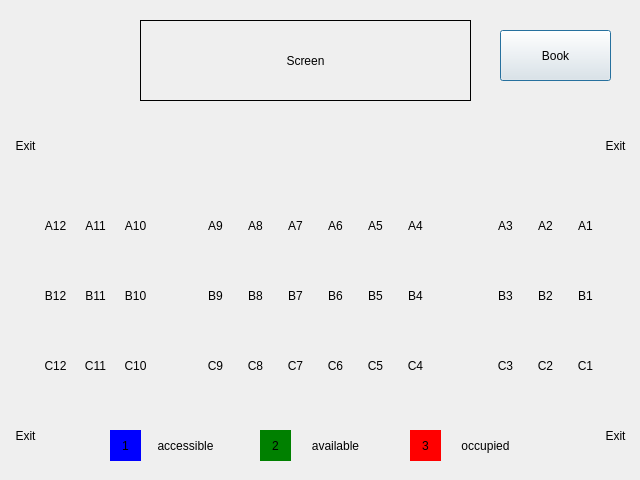
<?xml version="1.0" encoding="UTF-8"?>
<ui version="4.0">
 <class>DiamondHall</class>
 <widget class="QDialog" name="DiamondHall">
  <property name="geometry">
   <rect>
    <x>0</x>
    <y>0</y>
    <width>640</width>
    <height>480</height>
   </rect>
  </property>
  <property name="windowTitle">
   <string>Diamond Hall</string>
  </property>
  <widget class="QLabel" name="sc5">
   <property name="geometry">
    <rect>
     <x>360</x>
     <y>350</y>
     <width>31</width>
     <height>31</height>
    </rect>
   </property>
   <property name="text">
    <string>C5</string>
   </property>
   <property name="alignment">
    <set>Qt::AlignCenter</set>
   </property>
  </widget>
  <widget class="QLabel" name="sc1">
   <property name="geometry">
    <rect>
     <x>570</x>
     <y>350</y>
     <width>31</width>
     <height>31</height>
    </rect>
   </property>
   <property name="text">
    <string>C1</string>
   </property>
   <property name="alignment">
    <set>Qt::AlignCenter</set>
   </property>
  </widget>
  <widget class="QLabel" name="sc6">
   <property name="geometry">
    <rect>
     <x>320</x>
     <y>350</y>
     <width>31</width>
     <height>31</height>
    </rect>
   </property>
   <property name="text">
    <string>C6</string>
   </property>
   <property name="alignment">
    <set>Qt::AlignCenter</set>
   </property>
  </widget>
  <widget class="QLabel" name="screen">
   <property name="geometry">
    <rect>
     <x>140</x>
     <y>20</y>
     <width>331</width>
     <height>81</height>
    </rect>
   </property>
   <property name="frameShape">
    <enum>QFrame::Box</enum>
   </property>
   <property name="text">
    <string>Screen</string>
   </property>
   <property name="alignment">
    <set>Qt::AlignCenter</set>
   </property>
  </widget>
  <widget class="QLabel" name="sb2">
   <property name="geometry">
    <rect>
     <x>530</x>
     <y>280</y>
     <width>31</width>
     <height>31</height>
    </rect>
   </property>
   <property name="text">
    <string>B2</string>
   </property>
   <property name="alignment">
    <set>Qt::AlignCenter</set>
   </property>
  </widget>
  <widget class="QLabel" name="sc3">
   <property name="geometry">
    <rect>
     <x>490</x>
     <y>350</y>
     <width>31</width>
     <height>31</height>
    </rect>
   </property>
   <property name="text">
    <string>C3</string>
   </property>
   <property name="alignment">
    <set>Qt::AlignCenter</set>
   </property>
  </widget>
  <widget class="QLabel" name="sa1">
   <property name="geometry">
    <rect>
     <x>570</x>
     <y>210</y>
     <width>31</width>
     <height>31</height>
    </rect>
   </property>
   <property name="text">
    <string>A1</string>
   </property>
   <property name="alignment">
    <set>Qt::AlignCenter</set>
   </property>
  </widget>
  <widget class="QLabel" name="exit">
   <property name="geometry">
    <rect>
     <x>600</x>
     <y>130</y>
     <width>31</width>
     <height>31</height>
    </rect>
   </property>
   <property name="text">
    <string>Exit</string>
   </property>
   <property name="alignment">
    <set>Qt::AlignCenter</set>
   </property>
  </widget>
  <widget class="QLabel" name="exit_4">
   <property name="geometry">
    <rect>
     <x>600</x>
     <y>420</y>
     <width>31</width>
     <height>31</height>
    </rect>
   </property>
   <property name="text">
    <string>Exit</string>
   </property>
   <property name="alignment">
    <set>Qt::AlignCenter</set>
   </property>
  </widget>
  <widget class="QLabel" name="sb3">
   <property name="geometry">
    <rect>
     <x>490</x>
     <y>280</y>
     <width>31</width>
     <height>31</height>
    </rect>
   </property>
   <property name="text">
    <string>B3</string>
   </property>
   <property name="alignment">
    <set>Qt::AlignCenter</set>
   </property>
  </widget>
  <widget class="QLabel" name="sc2">
   <property name="geometry">
    <rect>
     <x>530</x>
     <y>350</y>
     <width>31</width>
     <height>31</height>
    </rect>
   </property>
   <property name="text">
    <string>C2</string>
   </property>
   <property name="alignment">
    <set>Qt::AlignCenter</set>
   </property>
  </widget>
  <widget class="QLabel" name="exit_2">
   <property name="geometry">
    <rect>
     <x>10</x>
     <y>130</y>
     <width>31</width>
     <height>31</height>
    </rect>
   </property>
   <property name="text">
    <string>Exit</string>
   </property>
   <property name="alignment">
    <set>Qt::AlignCenter</set>
   </property>
  </widget>
  <widget class="QLabel" name="sa8">
   <property name="geometry">
    <rect>
     <x>240</x>
     <y>210</y>
     <width>31</width>
     <height>31</height>
    </rect>
   </property>
   <property name="text">
    <string>A8</string>
   </property>
   <property name="alignment">
    <set>Qt::AlignCenter</set>
   </property>
  </widget>
  <widget class="QLabel" name="sc11">
   <property name="geometry">
    <rect>
     <x>80</x>
     <y>350</y>
     <width>31</width>
     <height>31</height>
    </rect>
   </property>
   <property name="text">
    <string>C11</string>
   </property>
   <property name="alignment">
    <set>Qt::AlignCenter</set>
   </property>
  </widget>
  <widget class="QLabel" name="sa10">
   <property name="geometry">
    <rect>
     <x>120</x>
     <y>210</y>
     <width>31</width>
     <height>31</height>
    </rect>
   </property>
   <property name="text">
    <string>A10</string>
   </property>
   <property name="alignment">
    <set>Qt::AlignCenter</set>
   </property>
  </widget>
  <widget class="QLabel" name="sa3">
   <property name="geometry">
    <rect>
     <x>490</x>
     <y>210</y>
     <width>31</width>
     <height>31</height>
    </rect>
   </property>
   <property name="text">
    <string>A3</string>
   </property>
   <property name="alignment">
    <set>Qt::AlignCenter</set>
   </property>
  </widget>
  <widget class="QLabel" name="sa2">
   <property name="geometry">
    <rect>
     <x>530</x>
     <y>210</y>
     <width>31</width>
     <height>31</height>
    </rect>
   </property>
   <property name="text">
    <string>A2</string>
   </property>
   <property name="alignment">
    <set>Qt::AlignCenter</set>
   </property>
  </widget>
  <widget class="QLabel" name="sb9">
   <property name="geometry">
    <rect>
     <x>200</x>
     <y>280</y>
     <width>31</width>
     <height>31</height>
    </rect>
   </property>
   <property name="text">
    <string>B9</string>
   </property>
   <property name="alignment">
    <set>Qt::AlignCenter</set>
   </property>
  </widget>
  <widget class="QLabel" name="sc10">
   <property name="geometry">
    <rect>
     <x>120</x>
     <y>350</y>
     <width>31</width>
     <height>31</height>
    </rect>
   </property>
   <property name="text">
    <string>C10</string>
   </property>
   <property name="alignment">
    <set>Qt::AlignCenter</set>
   </property>
  </widget>
  <widget class="QLabel" name="sc9">
   <property name="geometry">
    <rect>
     <x>200</x>
     <y>350</y>
     <width>31</width>
     <height>31</height>
    </rect>
   </property>
   <property name="text">
    <string>C9</string>
   </property>
   <property name="alignment">
    <set>Qt::AlignCenter</set>
   </property>
  </widget>
  <widget class="QLabel" name="sb7">
   <property name="geometry">
    <rect>
     <x>280</x>
     <y>280</y>
     <width>31</width>
     <height>31</height>
    </rect>
   </property>
   <property name="text">
    <string>B7</string>
   </property>
   <property name="alignment">
    <set>Qt::AlignCenter</set>
   </property>
  </widget>
  <widget class="QLabel" name="sa11">
   <property name="geometry">
    <rect>
     <x>80</x>
     <y>210</y>
     <width>31</width>
     <height>31</height>
    </rect>
   </property>
   <property name="text">
    <string>A11</string>
   </property>
   <property name="alignment">
    <set>Qt::AlignCenter</set>
   </property>
  </widget>
  <widget class="QLabel" name="sb12">
   <property name="geometry">
    <rect>
     <x>40</x>
     <y>280</y>
     <width>31</width>
     <height>31</height>
    </rect>
   </property>
   <property name="text">
    <string>B12</string>
   </property>
   <property name="alignment">
    <set>Qt::AlignCenter</set>
   </property>
  </widget>
  <widget class="QLabel" name="sb11">
   <property name="geometry">
    <rect>
     <x>80</x>
     <y>280</y>
     <width>31</width>
     <height>31</height>
    </rect>
   </property>
   <property name="text">
    <string>B11</string>
   </property>
   <property name="alignment">
    <set>Qt::AlignCenter</set>
   </property>
  </widget>
  <widget class="QLabel" name="sc4">
   <property name="geometry">
    <rect>
     <x>400</x>
     <y>350</y>
     <width>31</width>
     <height>31</height>
    </rect>
   </property>
   <property name="text">
    <string>C4</string>
   </property>
   <property name="alignment">
    <set>Qt::AlignCenter</set>
   </property>
  </widget>
  <widget class="QLabel" name="sb10">
   <property name="geometry">
    <rect>
     <x>120</x>
     <y>280</y>
     <width>31</width>
     <height>31</height>
    </rect>
   </property>
   <property name="text">
    <string>B10</string>
   </property>
   <property name="alignment">
    <set>Qt::AlignCenter</set>
   </property>
  </widget>
  <widget class="QLabel" name="sa5">
   <property name="geometry">
    <rect>
     <x>360</x>
     <y>210</y>
     <width>31</width>
     <height>31</height>
    </rect>
   </property>
   <property name="text">
    <string>A5</string>
   </property>
   <property name="alignment">
    <set>Qt::AlignCenter</set>
   </property>
  </widget>
  <widget class="QLabel" name="sc8">
   <property name="geometry">
    <rect>
     <x>240</x>
     <y>350</y>
     <width>31</width>
     <height>31</height>
    </rect>
   </property>
   <property name="text">
    <string>C8</string>
   </property>
   <property name="alignment">
    <set>Qt::AlignCenter</set>
   </property>
  </widget>
  <widget class="QLabel" name="sb1">
   <property name="geometry">
    <rect>
     <x>570</x>
     <y>280</y>
     <width>31</width>
     <height>31</height>
    </rect>
   </property>
   <property name="text">
    <string>B1</string>
   </property>
   <property name="alignment">
    <set>Qt::AlignCenter</set>
   </property>
  </widget>
  <widget class="QLabel" name="sa7">
   <property name="geometry">
    <rect>
     <x>280</x>
     <y>210</y>
     <width>31</width>
     <height>31</height>
    </rect>
   </property>
   <property name="text">
    <string>A7</string>
   </property>
   <property name="alignment">
    <set>Qt::AlignCenter</set>
   </property>
  </widget>
  <widget class="QLabel" name="sb6">
   <property name="geometry">
    <rect>
     <x>320</x>
     <y>280</y>
     <width>31</width>
     <height>31</height>
    </rect>
   </property>
   <property name="text">
    <string>B6</string>
   </property>
   <property name="alignment">
    <set>Qt::AlignCenter</set>
   </property>
  </widget>
  <widget class="QLabel" name="sa6">
   <property name="geometry">
    <rect>
     <x>320</x>
     <y>210</y>
     <width>31</width>
     <height>31</height>
    </rect>
   </property>
   <property name="text">
    <string>A6</string>
   </property>
   <property name="alignment">
    <set>Qt::AlignCenter</set>
   </property>
  </widget>
  <widget class="QLabel" name="sb5">
   <property name="geometry">
    <rect>
     <x>360</x>
     <y>280</y>
     <width>31</width>
     <height>31</height>
    </rect>
   </property>
   <property name="text">
    <string>B5</string>
   </property>
   <property name="alignment">
    <set>Qt::AlignCenter</set>
   </property>
  </widget>
  <widget class="QLabel" name="sc7">
   <property name="geometry">
    <rect>
     <x>280</x>
     <y>350</y>
     <width>31</width>
     <height>31</height>
    </rect>
   </property>
   <property name="text">
    <string>C7</string>
   </property>
   <property name="alignment">
    <set>Qt::AlignCenter</set>
   </property>
  </widget>
  <widget class="QLabel" name="sa4">
   <property name="geometry">
    <rect>
     <x>400</x>
     <y>210</y>
     <width>31</width>
     <height>31</height>
    </rect>
   </property>
   <property name="text">
    <string>A4</string>
   </property>
   <property name="alignment">
    <set>Qt::AlignCenter</set>
   </property>
  </widget>
  <widget class="QLabel" name="sb4">
   <property name="geometry">
    <rect>
     <x>400</x>
     <y>280</y>
     <width>31</width>
     <height>31</height>
    </rect>
   </property>
   <property name="text">
    <string>B4</string>
   </property>
   <property name="alignment">
    <set>Qt::AlignCenter</set>
   </property>
  </widget>
  <widget class="QLabel" name="sb8">
   <property name="geometry">
    <rect>
     <x>240</x>
     <y>280</y>
     <width>31</width>
     <height>31</height>
    </rect>
   </property>
   <property name="text">
    <string>B8</string>
   </property>
   <property name="alignment">
    <set>Qt::AlignCenter</set>
   </property>
  </widget>
  <widget class="QLabel" name="exit_3">
   <property name="geometry">
    <rect>
     <x>10</x>
     <y>420</y>
     <width>31</width>
     <height>31</height>
    </rect>
   </property>
   <property name="text">
    <string>Exit</string>
   </property>
   <property name="alignment">
    <set>Qt::AlignCenter</set>
   </property>
  </widget>
  <widget class="QLabel" name="sc12">
   <property name="geometry">
    <rect>
     <x>40</x>
     <y>350</y>
     <width>31</width>
     <height>31</height>
    </rect>
   </property>
   <property name="text">
    <string>C12</string>
   </property>
   <property name="alignment">
    <set>Qt::AlignCenter</set>
   </property>
  </widget>
  <widget class="QLabel" name="sa9">
   <property name="geometry">
    <rect>
     <x>200</x>
     <y>210</y>
     <width>31</width>
     <height>31</height>
    </rect>
   </property>
   <property name="text">
    <string>A9</string>
   </property>
   <property name="alignment">
    <set>Qt::AlignCenter</set>
   </property>
  </widget>
  <widget class="QLabel" name="sa12">
   <property name="geometry">
    <rect>
     <x>40</x>
     <y>210</y>
     <width>31</width>
     <height>31</height>
    </rect>
   </property>
   <property name="text">
    <string>A12</string>
   </property>
   <property name="alignment">
    <set>Qt::AlignCenter</set>
   </property>
  </widget>
  <widget class="QPushButton" name="book">
   <property name="geometry">
    <rect>
     <x>500</x>
     <y>30</y>
     <width>111</width>
     <height>51</height>
    </rect>
   </property>
   <property name="text">
    <string>Book</string>
   </property>
  </widget>
  <widget class="QLabel" name="sblue">
   <property name="geometry">
    <rect>
     <x>110</x>
     <y>430</y>
     <width>31</width>
     <height>31</height>
    </rect>
   </property>
   <property name="styleSheet">
    <string notr="true">background-color: blue;</string>
   </property>
   <property name="text">
    <string>1</string>
   </property>
   <property name="alignment">
    <set>Qt::AlignCenter</set>
   </property>
  </widget>
  <widget class="QLabel" name="glabel">
   <property name="geometry">
    <rect>
     <x>300</x>
     <y>430</y>
     <width>71</width>
     <height>31</height>
    </rect>
   </property>
   <property name="text">
    <string>available</string>
   </property>
   <property name="alignment">
    <set>Qt::AlignCenter</set>
   </property>
  </widget>
  <widget class="QLabel" name="sgreen_2">
   <property name="geometry">
    <rect>
     <x>410</x>
     <y>430</y>
     <width>31</width>
     <height>31</height>
    </rect>
   </property>
   <property name="styleSheet">
    <string notr="true">background-color: red;</string>
   </property>
   <property name="text">
    <string>3</string>
   </property>
   <property name="alignment">
    <set>Qt::AlignCenter</set>
   </property>
  </widget>
  <widget class="QLabel" name="sgreen">
   <property name="geometry">
    <rect>
     <x>260</x>
     <y>430</y>
     <width>31</width>
     <height>31</height>
    </rect>
   </property>
   <property name="styleSheet">
    <string notr="true">background-color: green;</string>
   </property>
   <property name="text">
    <string>2</string>
   </property>
   <property name="alignment">
    <set>Qt::AlignCenter</set>
   </property>
  </widget>
  <widget class="QLabel" name="blabel">
   <property name="geometry">
    <rect>
     <x>150</x>
     <y>430</y>
     <width>71</width>
     <height>31</height>
    </rect>
   </property>
   <property name="text">
    <string>accessible</string>
   </property>
   <property name="alignment">
    <set>Qt::AlignCenter</set>
   </property>
  </widget>
  <widget class="QLabel" name="rlabel">
   <property name="geometry">
    <rect>
     <x>450</x>
     <y>430</y>
     <width>71</width>
     <height>31</height>
    </rect>
   </property>
   <property name="text">
    <string>occupied</string>
   </property>
   <property name="alignment">
    <set>Qt::AlignCenter</set>
   </property>
  </widget>
 </widget>
 <resources/>
 <connections/>
</ui>
